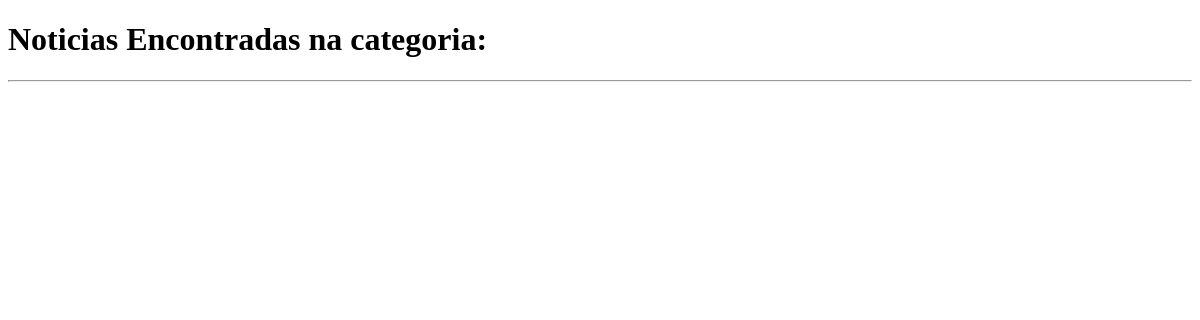
Before: /noticias/slug/1 with the older database file.
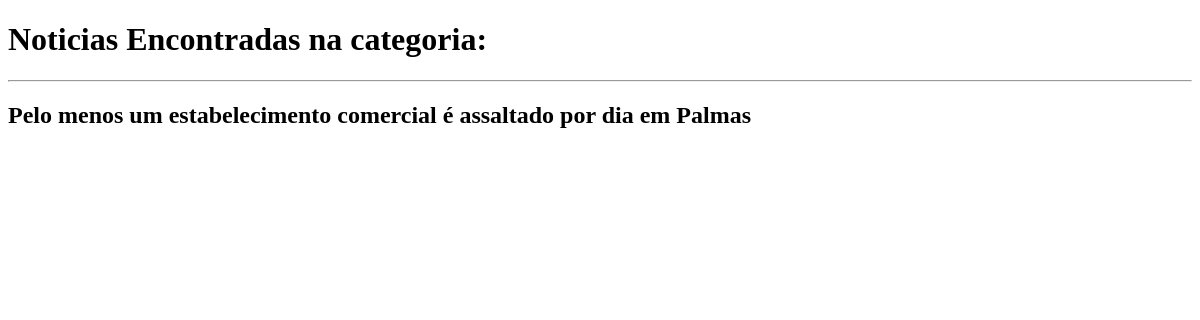
After: the same page with the newer database file.
### app_noticias/models.py (models this page shows, shortened)
class Noticia(models.Model):
    autor = models.ForeignKey(Pessoa, on_delete=models.CASCADE)
    tags = models.ManyToManyField(Tag)
    titulo = models.CharField("Título", max_length=128)
    conteudo = models.TextField()
    data_cria = models.DateTimeField('Data criação', blank=True, null=True)
    data_pub = models.DateField(auto_now=True, blank=True, null=True)
    publicado = models.BooleanField(blank=True, null=True)
    class Meta:
        verbose_name = "Notícia"
        verbose_name_plural = "Notícias"

### app_noticias/views.py (the view)
# urls.py: path('noticias/slug/<pk>', slug_view, name='slug'),
def slug_view(request, pk):
    try:
        noticia = Noticia.objects.filter(tags__slug=pk)
    except Noticia.DoesNotExist:
        raise Http404('Notícias não encontradas.')
    return render(request, 'app_noticias/slug.html', {'noticia': noticia})

### app_noticias/templates/app_noticias/slug.html (shortened to what this page needs)
<!DOCTYPE html>
<html lang="en">
<head>
</head>
<body>
    <h1>Noticias Encontradas na categoria:</h1><hr>
    {% for n in noticia %}
        <h2>{{ n.titulo }}<h2>
    {% endfor %}
</body>
</html>

Changed rows visible on the page:
now on this page (row edited): Noticia: titulo "Pelo menos um estabelecimento comercial é assaltado por dia em Palmas"
